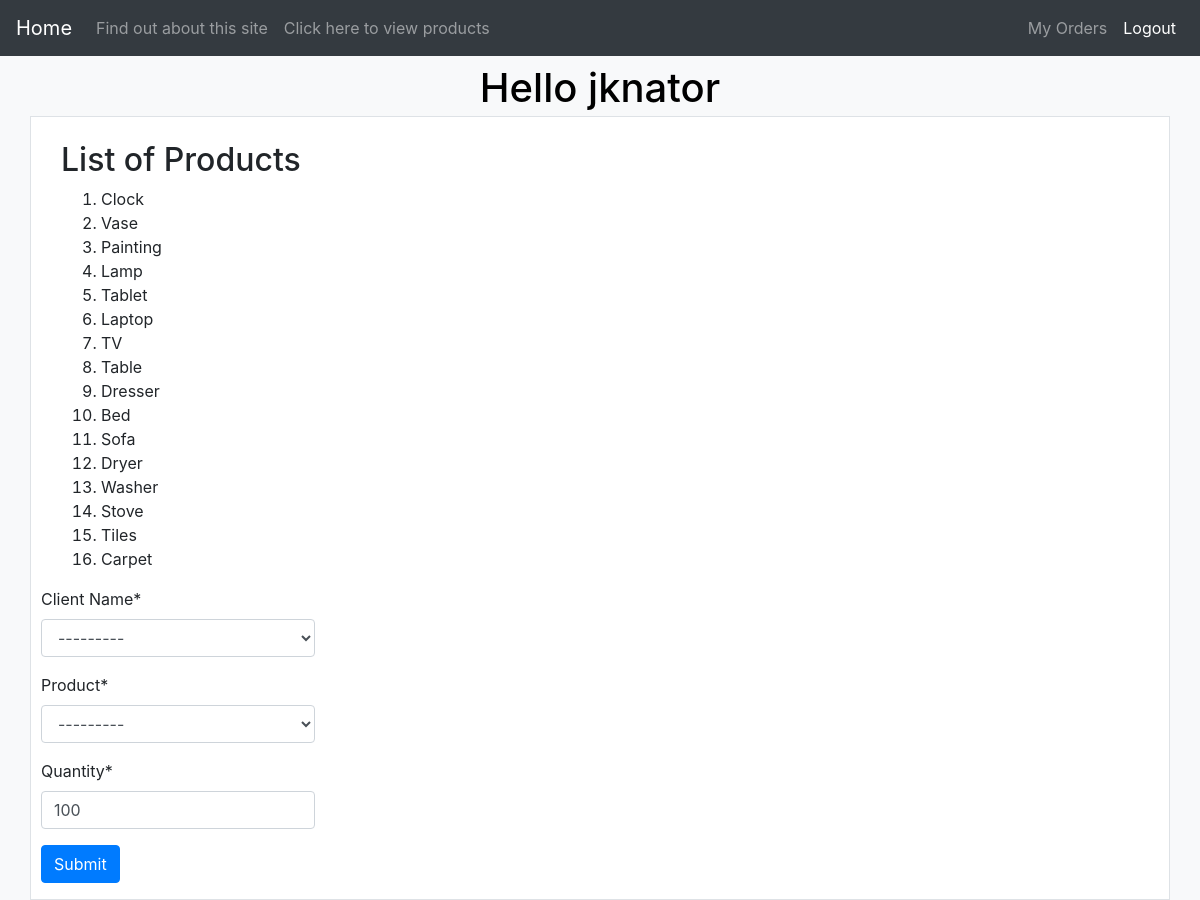
Page /myapp/placeorder/ (signed in) on the committed database.
### myapp/models.py (models this page shows, shortened)
class Product(models.Model):
    category = models.ForeignKey(Category, related_name='products',on_delete=models.CASCADE)
    name = models.CharField(max_length=200)
    price = models.DecimalField(max_digits=10, decimal_places=2)
    stock = models.PositiveIntegerField(default=100, validators=[MaxValueValidator(1000), MinValueValidator(0)])
    available = models.BooleanField(default=True)
    description = models.TextField(blank=True, default='')
    interested = models.PositiveIntegerField(default=0)
    def __str__(self):
        return self.name

### myapp/views.py (the view)
# urls.py: path(r'placeorder/',views.place_order,name='place order'),
@login_required(login_url='/myapp/user_login/')
def place_order(request):
    msg = ''
    prodlist = Product.objects.all()
    if request.method == 'POST':
        form = OrderForm(request.POST)
        if form.is_valid():
            order = form.save(commit=False)
            if order.num_units <= order.product.stock:
                var = Product.objects.get(name=order.product)
                newstock = Product.objects.filter(name=var).values_list('stock',flat=True).get()
                msg = 'Your order has been placed successfully.'
                p = Product()
                p.updateStock(var,newstock,order.num_units)
                order.save()
            else:
                 msg = 'We do not have sufficient stock to fill your order.'
            return render(request, 'myapp/order_response.html', {'msg': msg})
    else:
        form = OrderForm()
    return render(request, 'myapp/placeorder.html', {'form': form, 'msg': msg,
                                                     'prodlist': prodlist})

### myapp/forms.py
class OrderForm(ModelForm):
    class Meta:
        model = Order
        fields = ['client','product','num_units']
        labels = {'client': 'Client Name','num_units': 'Quantity'}

### myapp/models.py (called while the page is built)
    def __str__(self):
        result = User.get_full_name(self)
        return result

### myapp/templates/myapp/placeorder.html (shortened to what this page needs)
{% extends 'myapp/base.html' %}
{% load crispy_forms_tags %}
{% block body_block %}
    {% load bootstrap %}
    {% if prodlist %}
        <div class="container-fluid">
        <h2>List of Products</h2>
        <ol>
            {% for product  in prodlist %}
                <li> {{ product.name }} </li>
            {% endfor %}
        </ol>
    {% else %}
        <strong>There are no available products!</strong>
    {% endif %}
</div>
    <div class="form-row">
        <form action="/myapp/order_response/" method="post">
            {{ form| crispy }}
            <input type="submit" value="Submit" class="btn btn-primary">
        </form>
    </div>
{% endblock %}

### myapp/templates/myapp/base.html (shortened to what this page needs)
{% load staticfiles %}
{% load crispy_forms_tags %}
<!DOCTYPE html>
<html>
<head>
    <link rel="stylesheet" href="https://stackpath.bootstrapcdn.com/bootstrap/4.3.1/css/bootstrap.min.css"
>
    <link rel="stylesheet" type="text/css" href="{% static 'myapp/style.css' %}"/>
    <title>Online Store APP - {% block title %}Welcome!{% endblock %}</title></head>
<body class="bg-light">
<div>
    <nav class="navbar navbar-expand-lg navbar-dark bg-dark mb-2">
        <a class="navbar-brand" href="{% url 'myapp:index' %}">Home</a>
        <div class="collapse navbar-collapse" id="navbarNavAltMarkup">
            <div class="navbar-nav mr-auto">
                <a class="nav-item nav-link" href="{% url 'myapp:about' %}">Find out about this
                    site</a>
                <a class="nav-item nav-link" href="{% url 'myapp:products' %}">Click here to view products</a>
            </div>
            <div class="navbar-nav ml-auto">
                {% if user.is_authenticated %}
                    <a class="nav-item nav-link" href="{% url 'myapp:myorders' %}">My Orders</a>
                    <a class="nav-item nav-link active float-right" href="{% url 'myapp:logout' %}">Logout </a>
                {% else %}
                    <a class="nav-item nav-link float-right" href="{% url 'myapp:register' %}">Register</a>
                    <a class="nav-item nav-link float-right" href="{% url 'myapp:login' %}">Log in</a>
                {% endif %}
            </div>
        </div>
    </nav>
    <h1 class="h1 mb-1">{% block myhdg %}Hello {% if user.is_authenticated %} {{ user.get_username }} {% else %}
        {{ 'user' }}
    {% endif %}{% endblock %}</h1>
    <div class="container pt-4 pb-3 border bg-white">
        {% block body_block %}*** {% endblock %}
    </div>
</div>
</body>
</html>

### myapp/static/myapp/style.css (style rules this page uses)
h1 { text-align:center; font-size: 16px; font-style: normal; color:black; }

### rows in the picture
Product: name "Clock"
Product: name "Vase"
Product: name "Painting"
Product: name "Lamp"
Product: name "Tablet"
Product: name "Laptop"
Product: name "TV"
Product: name "Table"
Product: name "Dresser"
Product: name "Bed"
Product: name "Sofa"
Product: name "Dryer"
Product: name "Washer"
Product: name "Stove"
Product: name "Tiles"
Product: name "Carpet"

### other values in the picture
{{ user.get_username }} "jknator"
